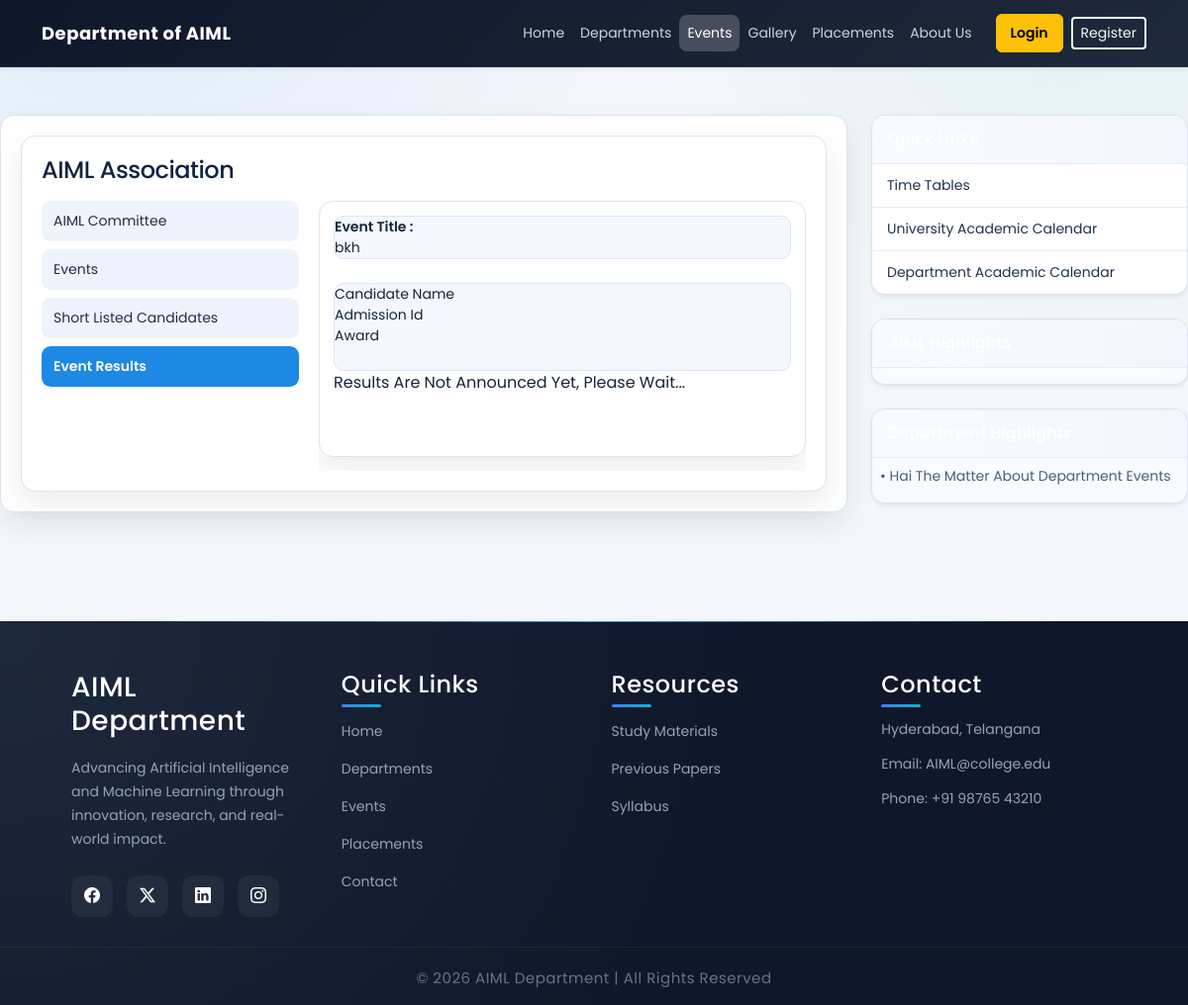
Screenshot of /public/pages/Events/eventresult.php?event=1 with the database file from the repository.
### tables this page shows
CREATE TABLE IF NOT EXISTS `events` (
  `id` int(11) NOT NULL AUTO_INCREMENT,
  `event_type_id` int(11) NOT NULL,
  `event_name` varchar(500) NOT NULL,
  `event_desc` blob NOT NULL,
  `event_address` varchar(500) NOT NULL,
  `event_date` date NOT NULL,
  `reg_frm_date` date NOT NULL,
  `reg_to_date` date NOT NULL,
  `is_registration` tinyint(4) NOT NULL,
  PRIMARY KEY (`id`)
);

CREATE TABLE IF NOT EXISTS `highlights` (
  `id` int(11) NOT NULL AUTO_INCREMENT,
  `type` int(11) NOT NULL,
  `high_light` blob NOT NULL,
  PRIMARY KEY (`id`)
);

### libraries/mysql.class.php (called while the page is built, shortened)
<?php
class DataBasePDO
{
	private static $hostname	=  DB_SERVER;
	private static $username	=  DB_USER;
	private static $password	=  DB_PASS;
	private static $dbname		=  DB_DATABASE;
	private static $instance 	= FALSE;
	private $db;
	public $fetch_mode 			= PDO::FETCH_ASSOC;
	private $last_statement		= NULL;
	public function __construct($connect = true, $dataBase = null, $server = null,$userName = null, $passWord = null){
			return self::$instance;
	}
	public function connectToDB(){
			$dns='mysql:host='.self::$hostname.';dbname='.self::$dbname;
	    	self::$instance = new PDO($dns, self::$username, self::$password);
	    	self::$instance->setAttribute(PDO::ATTR_ERRMODE, PDO::ERRMODE_EXCEPTION);
	    	$this->db = self::$instance;
	}
	public function getAllResults($sqlQuery = NULL){
			$this->internalQuery($sqlQuery);
			$result = $this->last_statement->fetchAll();
			return $result;
	}
	public function internalQuery($sqlQuery = NULL){
			$stmt = $this->db->query($sqlQuery);
			$stmt->setFetchMode($this->fetch_mode);
			$this->last_statement = $stmt;
			return TRUE;
	}
}
?>

### libraries/functions.class.php (called while the page is built, shortened)
<?php
	include_once("mysql.class.php");
	class DataFunctions {
		public $dbObj;
		public function __construct(){
			$this->dbObj = new DataBasePDO();
	}
	 public function getEventDetails($table,$eventId=NULL){
			if( $eventId==NULL ){
				$where	= 1;
			}else{
				$where	= 'id = '.$eventId;
			}
			$sql		= 'SELECT
								id, event_name, event_desc, event_address, event_type_id, is_registration, event_date, reg_frm_date, reg_to_date
						   FROM
						   		'.$table.'
						   WHERE
						   		'.$where;
			$result		= $this->dbObj->getAllResults($sql);
			return $result;
	 }
	 public function getEventResult($table,$eventId){
			$sql		= 'SELECT
								usr.id, usr.firstname, usr.lastname, cls.class_name, usr.admission_id, sec.section_name, evnt.event_name, evnt.event_desc, tb.award
							FROM
								users usr, class cls, section sec, '.$table.' tb, events evnt
							WHERE
								tb.event_id = '.$eventId.'
							AND
								tb.user_id = usr.id
							AND
								usr.section = sec.id
							AND
								sec.class_id = cls.id
							AND
								tb.event_id = evnt.id';
			$result		= $this->dbObj->getAllResults($sql);
			return $result;
	 }
	 public function getHighLights($table, $type){
			$sqlQuery	= 'SELECT id, type, high_light FROM '.$table.' WHERE type = '.$type.' ORDER BY id DESC';
			$result		= $this->dbObj->getAllResults($sqlQuery);
			return $result;
	}
}

### public/pages/Events/sidebar.php (called while the page is built, shortened)
<?php
include_once(INCLUDES_PATH . '/sidebar.php');
?>

### public/pages/Events/eventresult.php (the view, shortened to what this page needs)
<?php
    include_once(INCLUDES_PATH . '/header.php');
    require_once(LIB_PATH . '/functions.class.php');
   $fcObj			= new DataFunctions();
	$eventId		= $_REQUEST['event'];
	$tbEvents		= TB_EVENTS;
	$tbEventRes		= TB_EVENT_RESULT;
	$eventResCandDet = $fcObj->getEventResult( $tbEventRes , $eventId );
	$eventDetails	 = $fcObj->getEventDetails( $tbEvents , $eventId );
	$noOfSLCand		 = sizeof( $eventResCandDet );
?>
 <div class="box1">
        <div class="wrapper">
          <article class="col1">
				<div id="index_cont">
				<div id="content">
					<div class="post">
						<span class="alignCenter">
							<h4>AIML Association </h4>
						</span>
					</div>
					<div id='content_left' class='content_left'>
						<?php
							include_once('leftnav.php');
						?>
					</div>
					<div id='content_right' class='content_right'>
						<div class="eventDetails" >
							<div class="eventTitle">
								<div class="eventHead">
									Event Title :
								</div>
								<div class="eventDes">
									<?php
										echo  $eventDetails[0]['event_name'];
									?>
								</div>
							</div>
							<br class="clearfix" />
							<div class="eventTitle">
								<div class="eventCandName">
									Candidate Name
								</div>
								<div class="eventCandName">
									Admission Id
								</div>
								<div class="eventCandClass">
									Award
								</div>
								<br class="clearfix" />
							</div>
							<?php
							if( $noOfSLCand > 0 ){
								for( $i = 0 ; $i < $noOfSLCand ; $i++ ){
							?>
								<div class="eventDet">
									<div class="eventCandName">
										<?php
											echo  $eventResCandDet[$i]['firstname'].' '.$eventResCandDet[$i]['lastname'];
										?>
									</div>
									<div class="eventCandName">
										<?php
											echo  $eventResCandDet[$i]['admission_id'];
										?>
									</div>
									<div class="eventCandClass">
										<?php
											echo  $eventResCandDet[$i]['award'];
										?>
									</div>
								</div>
								<br class="clearfix" />
							<?php
								}
							}else{
							?>
								<div class="eventDet">
									Results Are Not Announced Yet, Please Wait...
								</div>
								<br class="clearfix" />
							<?php
							}
							?>
							<br class="clearfix" />
					</div>
					</article>
					<article class="col2 pad_left2">
					<?php
						include_once('sidebar.php');
					?>
					</article>
</div>
</div>
<?php include_once(INCLUDES_PATH . '/footer.php'); ?>

### public/Includes/sidebar.php (shortened to what this page needs)
<?php
    $tbHighLights = TB_HIGHLIGHTS;
    $itDepHighLights = $fcObj->getHighLights($tbHighLights, DEPARTMENT);
    $itDeptHighCnt = count($itDepHighLights);
?>
<div class="card shadow-sm mb-4 quick-panel-card">
    <div class="card-header fw-semibold quick-panel-head">
    </div>
    <div class="list-group list-group-flush">
        <a href="<?php echo BASE_URL; ?>/public/pages/Academics/timetables.php" class="list-group-item list-group-item-action quick-panel-link">
            Time Tables
        </a>
        <a href="<?php echo BASE_URL; ?>/public/pages/department/univacedcal.php" class="list-group-item list-group-item-action quick-panel-link">
            University Academic Calendar
        </a>
        <a href="<?php echo BASE_URL; ?>/public/pages/department/itacedcal.php" class="list-group-item list-group-item-action quick-panel-link">
            Department Academic Calendar
        </a>
    </div>
</div>
<div class="card shadow-sm mb-4 quick-panel-card">
    <div class="card-header fw-semibold quick-panel-head">
    </div>
    <div class="card-body p-2 quick-panel-body">
    </div>
</div>
<div class="card shadow-sm mb-4 quick-panel-card">
    <div class="card-header fw-semibold quick-panel-head">
    </div>
    <div class="card-body p-2 quick-panel-body">
        <marquee behavior="scroll"
                 direction="up"
                 scrollamount="1"
                 onmouseover="this.stop();"
                 onmouseout="this.start();"
                 height="140">
            <ul class="list-unstyled mb-0 small quick-panel-points">
                <?php for ($i = 0; $i < $itDeptHighCnt; $i++) { ?>
                    <li class="mb-2">
                        &bull; <?php echo $itDepHighLights[$i]['high_light']; ?>
                    </li>
                <?php } ?>
            </ul>
        </marquee>
    </div>
</div>

### public/assets/css/newstyle.css (style rules this page uses)
:root { --ui-bg: #eef3f7; --ui-surface: #ffffff; --ui-text: #1f2e45; --ui-muted: #5d6f82; --ui-primary: #0d67d5; --ui-primary-dark: #0a4e9f; --ui-accent: #f59e0b; --ui-border: #d7e3ee; --ui-shadow: 0 16px 36px rgba(19, 46, 79, 0.1); }
body { font-family: 'Poppins', sans-serif; color: var(--ui-text); background: radial-gradient(circle at 100% 0%, rgba(99, 164, 255, 0.14), transparent 34%), radial-gradient(circle at 0% 100%, rgba(13, 103, 213, 0.1), transparent 30%), var(--ui-bg); }
.card { border-radius: 14px; border: 1px solid var(--ui-border); }
.quick-panel-card { border: 1px solid var(--ui-border); border-radius: 14px; box-shadow: 0 12px 24px rgba(16, 34, 58, 0.08); }
.quick-panel-head { border-bottom: 1px solid #dce6f1; background: linear-gradient(90deg, #0e376b, #13519b); color: #fff; padding: 12px 16px; }
.quick-panel-link { padding: 11px 15px; border-color: #e5edf6; color: #20344d; font-size: 14px; transition: transform 0.2s ease, background-color 0.2s ease, color 0.2s ease; }
.quick-panel-body { background: #f8fbff; }
.quick-panel-points li { color: #47607d; }
.box1 { width: 100%; }
.wrapper { display: flex; gap: 24px; align-items: flex-start; flex-wrap: wrap; }
.wrapper .col1 { flex: 1 1 0; min-width: 0; }
.wrapper .col2 { width: 320px; flex: 0 0 320px; }
#index_cont, #content, #content_garrely { background: #ffffff; border: 1px solid #d9e3ec; border-radius: 12px; padding: 20px; }
#content_left, .content_left { width: 260px; float: left; margin-right: 20px; }
#content_right, .content_right { overflow: hidden; min-width: 0; }
.post h4, .alignCenter h4 { margin: 0 0 14px; }
.comteeMem, .eventDetails, .materialDet { background: #fff; border: 1px solid #d9e3ec; border-radius: 10px; padding: 14px; margin-bottom: 14px; }
.committeeTitle, .usersDetHeader, .eventDetHeader, .eventDet, .classHeader, .subjHeader { display: flex; gap: 14px; flex-wrap: wrap; align-items: center; }
.eventHead, .eventDes, .eventName, .eventCandName, .eventCandClass, .eventRegisDates, .sno, .achievemnts, .className, .subjName, .subjMaterials, .materailNames { flex: 1 1 180px; min-width: 120px; font-size: 14px; }
.eventHead, .className, .subjName { font-weight: 600; }

### public/assets/css/site-refresh.css (style rules this page uses)
:root { --refresh-bg: #f3f7fb; --refresh-surface: #ffffff; --refresh-text: #14243b; --refresh-muted: #5b6f86; --refresh-primary: #0b63ce; --refresh-primary-2: #174ea6; --refresh-border: #d9e4ef; --refresh-shadow: 0 12px 28px rgba(15, 30, 52, 0.08); }
* { box-sizing: border-box; }
body { background: radial-gradient(circle at 10% -5%, rgba(11, 99, 206, 0.08), transparent 34%), radial-gradient(circle at 90% 0%, rgba(52, 168, 83, 0.07), transparent 28%), var(--refresh-bg); color: var(--refresh-text); }
h1, h2, h3, h4, h5, h6 { color: #10243f; letter-spacing: -0.02em; }
.container .card, #content, #index_cont, #content_garrely, .comteeMem, .eventDetails, .materialDet { background: var(--refresh-surface); border: 1px solid var(--refresh-border); border-radius: 14px; box-shadow: var(--refresh-shadow); }
.card { overflow: hidden; }
.card .card-header { border-bottom: 1px solid #e4edf7; background: linear-gradient(90deg, #f8fbff, #f2f7fd); }
.eventDetHeader, .committeeTitle, .usersDetHeader, .subjHeader, .eventTitle { background: #f4f8fe; border: 1px solid #dae6f4; border-radius: 10px; }

### rows the page displays
events: event_name "bkh"
highlights: high_light "Hai The Matter About Department Events"
